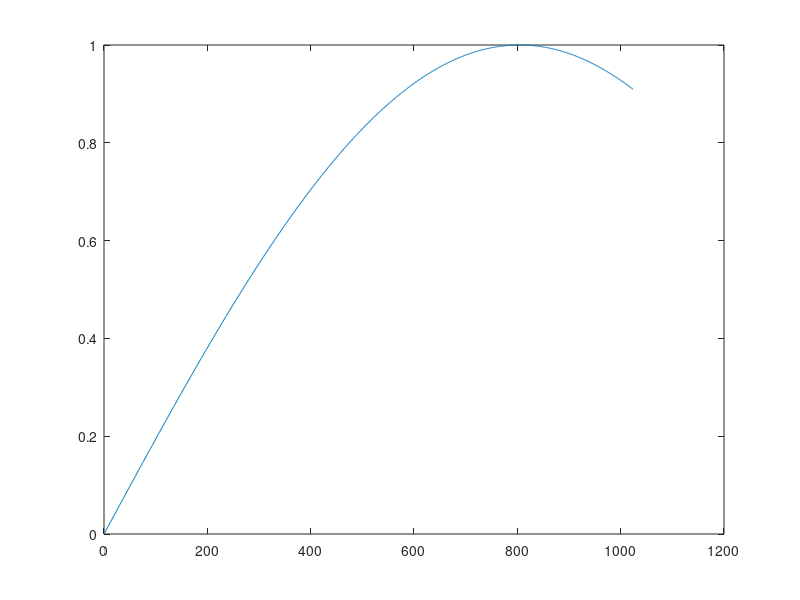

Source code (MATLAB): (Note: this script raises an error after producing the figure.)
% oscmx(0);
% oscmx(2);
% oscmx(4);

% sys1 = tf(1,[1 100]);
% mag=bode(sys1,logspace(-1,7));
% for cnt=1:length(mag)
%     oscmx(7,[mag(cnt),-mag(cnt),2*mag(cnt)]);
% end
% 

figure (1); plot ([1:1024],sin([1:1024]/512));
cnt=1;
tic
while (cnt<100000)
    cnt = cnt+1;
    oscmx(8,[100* sin(cnt*2*pi / 1000+rand(1) ),100*cos(cnt*2*pi / 1000 ),-100*sin(2*cnt*2*pi / 1000 )  ]);
    % pause(0.00001);
    drawnow;
    
end
toc
tic
t = [1:100000];
r = 100* sin(t*2*pi / 1000+rand(1) );
g = 100*cos(t*2*pi / 1000 );
b = -100*sin(2*t*2*pi / 1000 );
for cnt=1:length(t)
    r(cnt)=100* sin(t(cnt)*2*pi / 1000+rand(1) );
end

for kk=1:1 
oscmx(8,  [r' , g' , b']);
end

toc

